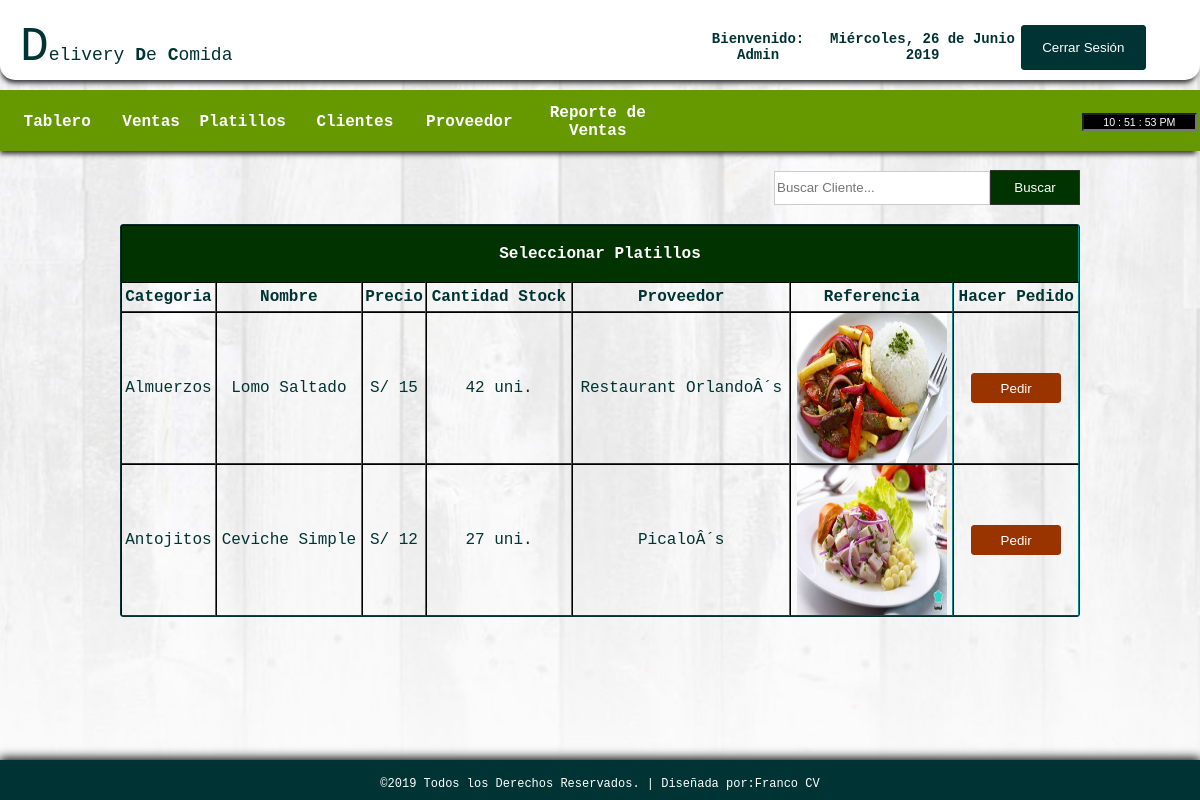
Page /modelo.php (signed in) on the committed database.
### tables this page shows
CREATE TABLE IF NOT EXISTS `products` (
`id` int(11) NOT NULL,
  `category` varchar(100) NOT NULL,
  `name` varchar(100) NOT NULL,
  `quantity` int(11) NOT NULL,
  `purchase` int(11) NOT NULL,
  `retail` int(11) NOT NULL,
  `supplier` varchar(100) NOT NULL,
  `ext` varchar(5) NOT NULL
);

### modelo.php (the view, shortened to what this page needs)
<!DOCTYPE html PUBLIC "-//W3C//DTD XHTML 1.0 Transitional//EN" "http://www.w3.org/TR/xhtml1/DTD/xhtml1-transitional.dtd">
<html xmlns="http://www.w3.org/1999/xhtml">
<head>
</head>
<?php error_reporting(0);
 include_once'./cabezera.php';  ?>
<body>
<br>
<table width="80%" border="0" align="center" cellpadding="0" cellspacing="0">
      <tr>
        <td height="37" align="right">
        <form action="sales.php" method="get" ecntype="multipart/data-form">
        <input type="text" name="query" style="border:1px solid #CCC; color: #333; width:210px; height:30px;" placeholder="Buscar Cliente..." /><input type="submit" id="btnsearch" value="Buscar" name="search" />
        </form>
     	</td>
      </tr>
    </table></th>
  <br>
  <tr>
    <td>
    <table border="1" cellpadding="0" cellspacing="0" align="center" width="80%" style="border:1px solid #033; color:#033;">
     <tr>
     <th colspan="7" align="center" height="55px" style="border-bottom:1px solid #030; background: #030; color:#FFF;"> Seleccionar Platillos </th>
    </tr>
      <tr height="30px">
        <th style="border-bottom:1px solid #333;"> Categoria </th>
        <th style="border-bottom:1px solid #333;"> Nombre </th>
        <th style="border-bottom:1px solid #333;"> Precio </th>
        <th style="border-bottom:1px solid #333;"> Cantidad Stock </th>
        <th style="border-bottom:1px solid #333;"> Proveedor </th>
         <th style="border-bottom:1px solid #333;"> Referencia </th>
        <th style="border-bottom:1px solid #333;">Hacer Pedido</th>
      </tr>
       <?php
require('config.php');
if(isset($_GET['search'])){
            $query = $_GET['query'];
            $sql = "select * from products where category like '%$query%' or name like '%$query%'";
            $result = $db_link->query($sql);
            if($result->num_rows > 0){
              while($row = $result->fetch_array()){?>
            <tr align="center" style="height:35px">
        <td style="border-bottom:1px solid #333;"> <?php echo $row['category']; ?> </td>
        <td style="border-bottom:1px solid #333;"> <?php echo $row['name']; ?> </td>
        <td style="border-bottom:1px solid #333;">S/ <?php echo $row['retail']; ?> </td>
        <td style="border-bottom:1px solid #333;"> <?php echo $row['quantity']; ?> uni. </td>
        <td style="border-bottom:1px solid #333;"> <?php echo $row['supplier']; ?> </td>
         <td style="border-bottom:1px solid #333;"> <img src="imgplatos/<?php echo $row['id'].'.'.$row['ext'];?>"width="150" height="150"> </td>
        <td style="border-bottom:1px solid #333;">
        <a href="process_sales.php?id=<?php echo md5($row['id']);?>"><input type="button" value="Pedir" style="width:90px; height:30px; color:#FFF; background: #930; border:1px solid #930; border-radius:3px;"></a>
        </td>
      </tr>
            <?php
              }
            }else{
              echo "<center>No records</center>";
            }
          }else{
$query="SELECT * FROM products";
$result=mysqli_query($db_link, $query);
while ($row=mysqli_fetch_array($result)){?>
      <tr align="center" style="height:35px">
      	<td style="border-bottom:1px solid #333;"> <?php echo $row['category']; ?> </td>
        <td style="border-bottom:1px solid #333;"> <?php echo $row['name']; ?> </td>
        <td style="border-bottom:1px solid #333;">S/ <?php echo $row['retail']; ?> </td>
        <td style="border-bottom:1px solid #333;"> <?php echo $row['quantity']; ?> uni. </td>
        <td style="border-bottom:1px solid #333;"> <?php echo $row['supplier']; ?> </td>
         <td style="border-bottom:1px solid #333;"> <img src="imgplatos/<?php echo $row['id'].'.'.$row['ext'];?>"width="150" height="150"> </td>
        <td style="border-bottom:1px solid #333;">
        <a href="process_sales.php?id=<?php echo md5($row['id']);?>"><input type="button" value="Pedir" style="width:90px; height:30px; color:#FFF; background: #930; border:1px solid #930; border-radius:3px;"></a>
        </td>
      </tr>
   <?php
}}?>
    </table>
  </td>
  </tr>
<br><br><br>
<div id="footer">
<table border="0" cellpadding="15px" align="center"; style="size: 12px; font-family: 'Courier New', Courier, monospace; color: #FFF; font-size: 12px;">
<tr>
	<td>
     &copy;2019 Todos los Derechos Reservados.  |  Diseñada por:<a href="https://www.facebook.com/repp0rt">Franco CV</a>
    </td>
</tr>
</table>
</div>
</body>
</html>

### css/css1.css (style rules this page uses)
html { font-family: "Courier New", Courier, monospace; color: #033; height:100%; margin:0; padding:0; -webkit-background-size: cover; -moz-background-size: cover; -o-background-size: cover; background-size: cover; }
body { margin:0; font-size:16px; height:100%; margin:0; padding:0; background:url(../images/bgimg.jpg) no-repeat center fixed; -webkit-background-size: cover; -moz-background-size: cover; -o-background-size: cover; background-size: cover; }
#footer { clear: both; background: #033; height: 40px; width: 100%; position: fixed; left: 0px; bottom: 0px; text-align: center; box-shadow:0px -1px 10px 1px #000; }
#btnsearch { border:1px solid #333; background: #030; height:35px; width:90px; color: #FFF; font-family:"Lucida Sans Unicode", "Lucida Grande", sans-serif; }
a:link { color:#FFF; text-decoration: none; }
table { border-radius:3px; text-align: center; }

### rows in the picture
products: category "Almuerzos", name "Lomo Saltado", retail "15", quantity "42", supplier "Restaurant OrlandoÂ´s", shows a picture
products: category "Antojitos", name "Ceviche Simple", retail "12", quantity "27", supplier "PicaloÂ´s", shows a picture

### other values in the picture
$_SESSION['access'] "Admin"
$dia "Miércoles"
$mes "Junio"
